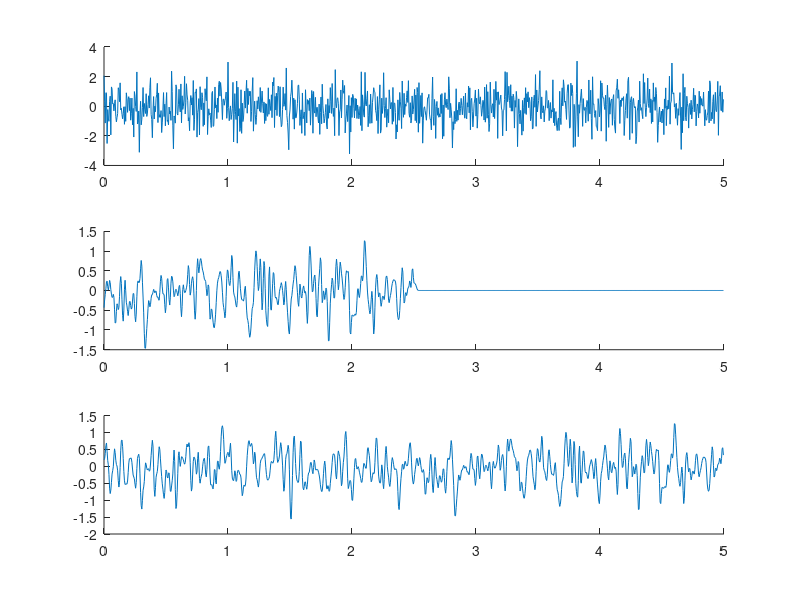
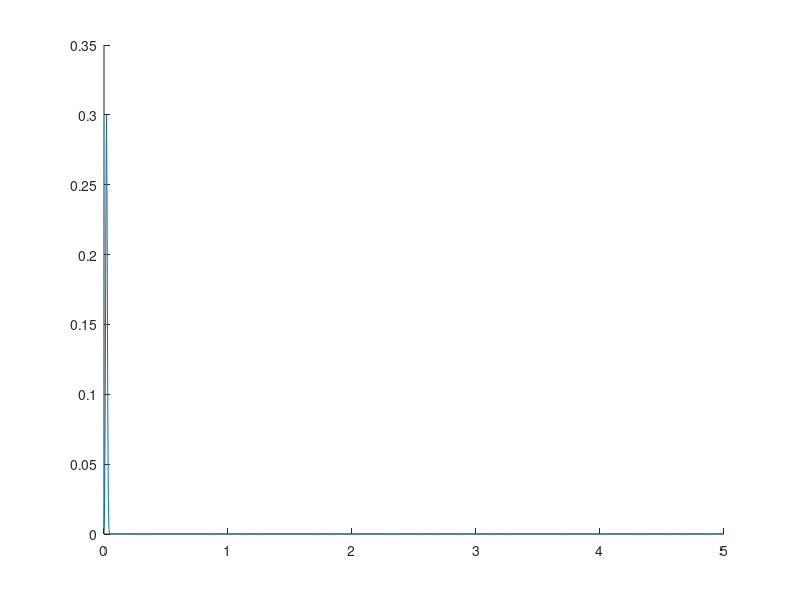
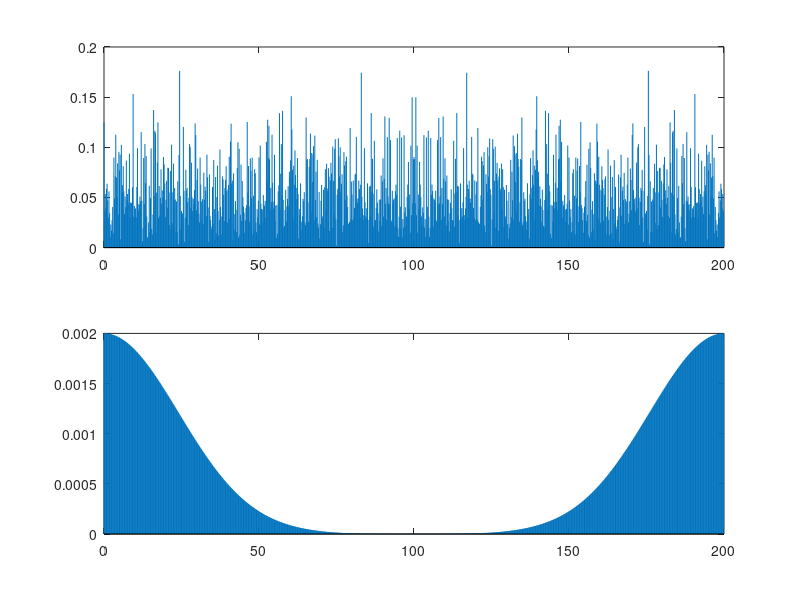

MATLAB code to generate these figures, in order:
close all;clc;clear all;
T=5;
f=1000;
Ts=T/f;
N=T/Ts;
os_t=[0:N-1]*Ts;

sigma=1.33;
N_fir=9;
alfa=(N_fir-1)/(2*sigma);
s1=randn(1,T/Ts);

aaa=figure;
subplot(3,1,1);
line(os_t,s1);

gauss_window=gausswin(N_fir, alfa);
gauss_window_0=gauss_window/(sum(gauss_window));
gauss_window=zeros(1,N);
gauss_window(1:N_fir) = gauss_window_0;
N_fir=N;
os_t_fir=[0:N_fir-1]*Ts;
figure;
line(os_t_fir,gauss_window);

os_f_syg = [0:N-1]*(1/T);
os_f_fir = [0:N_fir-1]*(1/(N_fir*Ts));


fft_s1 = fft(s1);
fft_fir = fft(gauss_window);

amp1_s1 = abs((2/N)*fft_s1);
amp1_fir = abs((2/N)*fft_fir);

figure;
subplot(2,1,1);
stem(os_f_syg,amp1_s1, 'Marker','none');
subplot(2,1,2);
stem(os_f_fir,amp1_fir, 'Marker','none');

s2=conv(s1,gauss_window, 'same');
figure(aaa);
subplot(3,1,2);
line(os_t,s2);

subplot(3,1,3)
fft_wynik = fft_s1.*fft_fir;
wynik=ifft(fft_wynik);
line(os_t, wynik);






